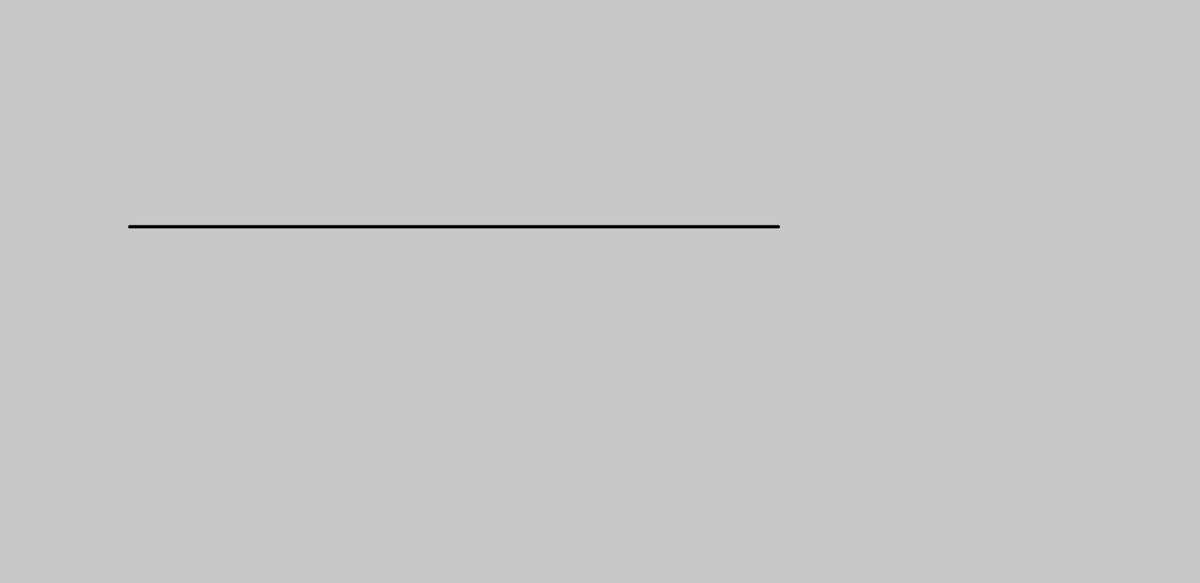
Frame 1 (no input)
Frame 60 (no input): identical to frame 1, image omitted
Frame 120 (the mouse pressed at the canvas centre since frame 60): identical to frame 1, image omitted

The p5.js sketch that drew this single still picture (run headless with seeded random() and noise() and a simulated clock; from frame 60 on, the mouse is pressed at the canvas centre):

// p5.js sketch
// ── sketch.js
let angle = 0;
let x = 0, y = 0, n = 0;
let time = 0.05;
let radius = 5;

let g_time = 0;
let sample_time = null;
let freeze_time = 0;
let time_2 = 0;

let size = 500;

let osc_freq = 500;
let hold_time = 100;

function setup() {
  // put setup code here
  createCanvas(1850, 900);
  background(200);
}

function draw() {
  // clear();
  background(200);
  translate(200, 350);
  
  // DRAW???
  strokeWeight(5);
  stroke("black");
  noFill();
  beginShape();

  // if (time_2 == 1) {
    for (let i = 0; i <= 1000; i++) {
      // HIGH
      if (y < 1) {
        // sample entry time
        if (sample_time == null) {
          sample_time = g_time;
          freeze_time = time;
        } else {
          if (g_time - sample_time <= hold_time) {
            y = 0;
          } else {
            y = 1;
            time = freeze_time;
            sample_time = null;
          }
        }
      } else if (y >= 1 && y <= osc_freq - 1) {
        y += radius*sin(angle);
        angle += time;
      }
      // LOW
      if (y > osc_freq - 1) {
        // sample entry time
        if (sample_time == null) {
          sample_time = g_time;
          freeze_time = time;
        } else {
          if (g_time - sample_time <= hold_time) {
            y = osc_freq;
          } else {
            y = osc_freq - 1;
            time = freeze_time;
            sample_time = null;
          }
        }
      } else if (y <= osc_freq - 1 && y >= 1) {
        y += radius*sin(angle);
        angle += time;
      }
      g_time += 0.01;
      vertex(i , y);
    } // END OF FOR LOOP
    time_2 = 0;
  // }
  time_2 += 1;

  endShape();
  // noLoop();
}
